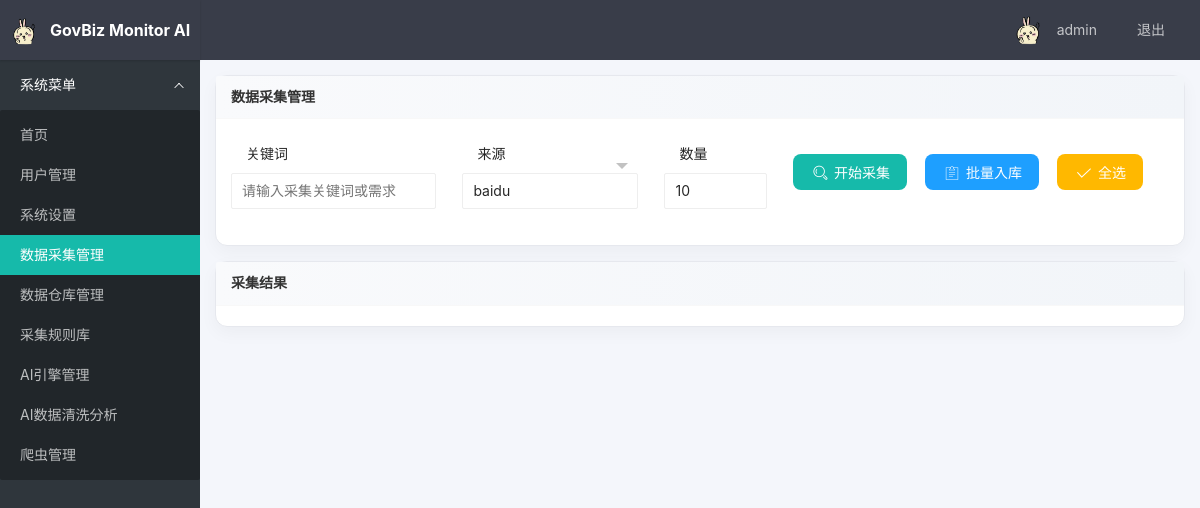
Page /admin/crawl/manage (signed in) on the committed database.
### tables this page shows
CREATE TABLE settings (
  key text primary key,
  value text
);

CREATE TABLE users (
  id integer primary key autoincrement,
  username text unique not null,
  password_hash text not null,
  role_id integer not null,
  created_at datetime default current_timestamp,
  foreign key (role_id) references roles(id)
);

### app/admin.py (the view)
@bp.route('/crawl/manage')
def crawl_manage():
    execute_update("create table if not exists crawlers(\n        id integer primary key autoincrement,\n        name text unique not null,\n        module text,\n        callable text,\n        config text,\n        domain text,\n        enabled integer default 1,\n        created_at datetime default current_timestamp\n     )")
    try:
        cols = [c['name'] for c in query_all("PRAGMA table_info(crawlers)")]
        if 'domain' not in cols:
            execute_update("alter table crawlers add column domain text")
    except Exception:
        pass
    crawlers = query_all("select * from crawlers where enabled = 1 order by id asc")
    return render_template('admin/crawl_manage.html', crawlers=crawlers)

### app/admin.py (called while the page is built)
@bp.before_request
@login_required
def require_admin():
    if not current_user.is_admin:
        flash("无权访问", "error")
        return redirect(url_for('main.index'))

### app/db.py (called while the page is built)
def get_connection():
    conn = sqlite3.connect(str(DATABASE))
    conn.row_factory = sqlite3.Row
    return conn

def query_all(sql, params=None):
    conn = get_connection()
    try:
        cur = conn.execute(sql, params or [])
        rows = cur.fetchall()
        return [dict(row) for row in rows]
    finally:
        conn.close()

def query_one(sql, params=None):
    conn = get_connection()
    try:
        cur = conn.execute(sql, params or [])
        row = cur.fetchone()
        return dict(row) if row else None
    finally:
        conn.close()

def execute_update(sql, params=None):
    conn = get_connection()
    try:
        cur = conn.execute(sql, params or [])
        conn.commit()
        return cur.lastrowid
    finally:
        conn.close()

### app/models.py (called while the page is built)
    @staticmethod
    def get(user_id):
        sql = """
            select u.id, u.username, u.role_id, r.name as role_name
            from users u
            join roles r on u.role_id = r.id
            where u.id = ?
        """
        row = query_one(sql, [user_id])
        if not row:
            return None
        return User(row['id'], row['username'], row['role_id'], row['role_name'])

    @property
    def is_admin(self):
        return self.role_name == 'admin'

### templates/admin/crawl_manage.html (shortened to what this page needs)
{% extends "base.html" %}
{% block content %}
<div class="layui-row layui-col-space15">
  <div class="layui-col-md12">
    <div class="layui-card">
      <div class="layui-card-header">数据采集管理</div>
      <div class="layui-card-body">
        <div class="layui-form" lay-filter="crawl-form">
          <div id="crawlbar" class="layui-form-item" style="display:flex;align-items:center;gap:16px;flex-wrap:nowrap">
            <div class="layui-inline" style="width:280px">
              <label class="layui-form-label" style="width:auto;padding-right:8px">关键词</label>
              <div class="layui-input-block" style="margin-left:0">
                <input type="text" id="kw" placeholder="请输入采集关键词或需求" autocomplete="off" class="layui-input">
              </div>
            </div>
            <div class="layui-inline" style="width:240px">
              <label class="layui-form-label" style="width:auto;padding-right:8px">来源</label>
              <div class="layui-input-block" style="margin-left:0">
              </div>
            </div>
            <div class="layui-inline" style="width:140px">
              <label class="layui-form-label" style="width:auto;padding-right:8px">数量</label>
              <div class="layui-input-block" style="margin-left:0">
                <input type="number" id="count" value="10" min="1" max="100" class="layui-input">
              </div>
            </div>
            <div class="layui-inline" style="width:auto;display:flex;gap:8px">
              <button class="layui-btn" id="btnFetch"><i class="layui-icon layui-icon-search"></i> 开始采集</button>
              <button class="layui-btn layui-btn-normal" id="btnSaveSelected" disabled><i class="layui-icon layui-icon-form"></i> 批量入库<span id="selCount" style="margin-left:6px;color:#999;display:none">(0)</span></button>
              <button class="layui-btn layui-btn-warm" id="btnSelectAll"><i class="layui-icon layui-icon-ok"></i> 全选</button>
            </div>
          </div>
        </div>
      </div>
    </div>
  </div>
  <div class="layui-col-md12">
    <div class="layui-card">
      <div class="layui-card-header">采集结果</div>
      <div class="layui-card-body" id="resultsWrap">
      </div>
    </div>
  </div>
</div>
{% endblock %}

### templates/base.html (shortened to what this page needs)
<!DOCTYPE html>
<html>
<head>
    <link rel="stylesheet" href="{{ url_for('static', filename='layui-v2.13.2/layui/css/layui.css') }}">
    <link rel="stylesheet" href="{{ url_for('static', filename='css/app.css') }}">
</head>
<body class="layui-layout-body">
    <div class="layui-layout layui-layout-admin">
        <div class="layui-header">
            <div class="layui-logo">
                <img src="{{ settings.app_logo }}" alt="logo"
                    style="height:28px;vertical-align:middle;margin-right:8px">
                {{ settings.app_name }}
            </div>
            <ul class="layui-nav layui-layout-right">
                <li class="layui-nav-item">
                    <a href="javascript:;">
                        <img src="{{ settings.app_logo }}" class="layui-nav-img" alt="avatar">
                        {{ current_user.username }}
                    </a>
                </li>
                <li class="layui-nav-item"><a href="{{ url_for('auth.logout') }}">退出</a></li>
            </ul>
        </div>
        <div class="layui-side layui-bg-black">
            <div class="layui-side-scroll">
                <ul class="layui-nav layui-nav-tree" lay-filter="side">
                    <li class="layui-nav-item layui-nav-itemed">
                        <a href="javascript:;">系统菜单</a>
                        <dl class="layui-nav-child">
                            <dd><a href="{{ url_for('main.index') }}">首页</a></dd>
                            {% if current_user.is_admin %}
                            <dd><a href="{{ url_for('admin.user_list') }}">用户管理</a></dd>
                            <dd><a href="{{ url_for('admin.settings') }}">系统设置</a></dd>
                            <dd><a href="{{ url_for('admin.crawl_manage') }}">数据采集管理</a></dd>
                            <dd><a href="{{ url_for('admin.warehouse') }}">数据仓库管理</a></dd>
                            <dd><a href="{{ url_for('admin.rules') }}">采集规则库</a></dd>
        <dd><a href="{{ url_for('admin.ai_engines') }}">AI引擎管理</a></dd>
        <dd><a href="{{ url_for('admin.ai_tools') }}">AI数据清洗分析</a></dd>
                            <dd><a href="{{ url_for('admin.crawlers') }}">爬虫管理</a></dd>
                            {% endif %}
                        </dl>
                    </li>
                </ul>
            </div>
        </div>
        <div class="layui-body" style="padding: 15px;">
            {% block content %}{% endblock %}
        </div>
    </div>
</body>
</html>

### static/css/app.css (style rules this page uses)
:root { --brand: #38A39A; --brand2: #5FB878; --bg: #f7f8fa; --text: #333; --muted: #888; --card: #ffffff; --border: #e6e8ee }
body { background: #f4f6fb }
.layui-card { border: 1px solid var(--border); border-radius: 12px; box-shadow: 0 6px 18px rgba(0, 0, 0, 0.04) }
.layui-card-header { background: linear-gradient(90deg, #f9fafc, #f2f5f9); font-weight: 600 }
.layui-btn { border-radius: 8px; transition: transform .08s ease }
#resultsWrap { scrollbar-width: thin }
#crawlbar { position: sticky; top: 0; background: #fff; z-index: 10; padding: 6px 0 }

### templates/base.html (style rules this page uses)
.layui-layout-admin .layui-header { background-color: #393D49; }
.layui-logo { color: #fff !important; font-weight: bold; }

### templates/admin/crawl_manage.html (style rules this page uses)
#crawlbar .layui-input { height:36px;line-height:36px }
#crawlbar .layui-btn { height:36px;line-height:36px;padding:0 16px }
#resultsWrap { max-height:calc(100vh - 260px);overflow:auto }

### rows in the picture
settings: app_logo (picture)
settings: app_name "GovBiz Monitor AI"
users: username "admin"
